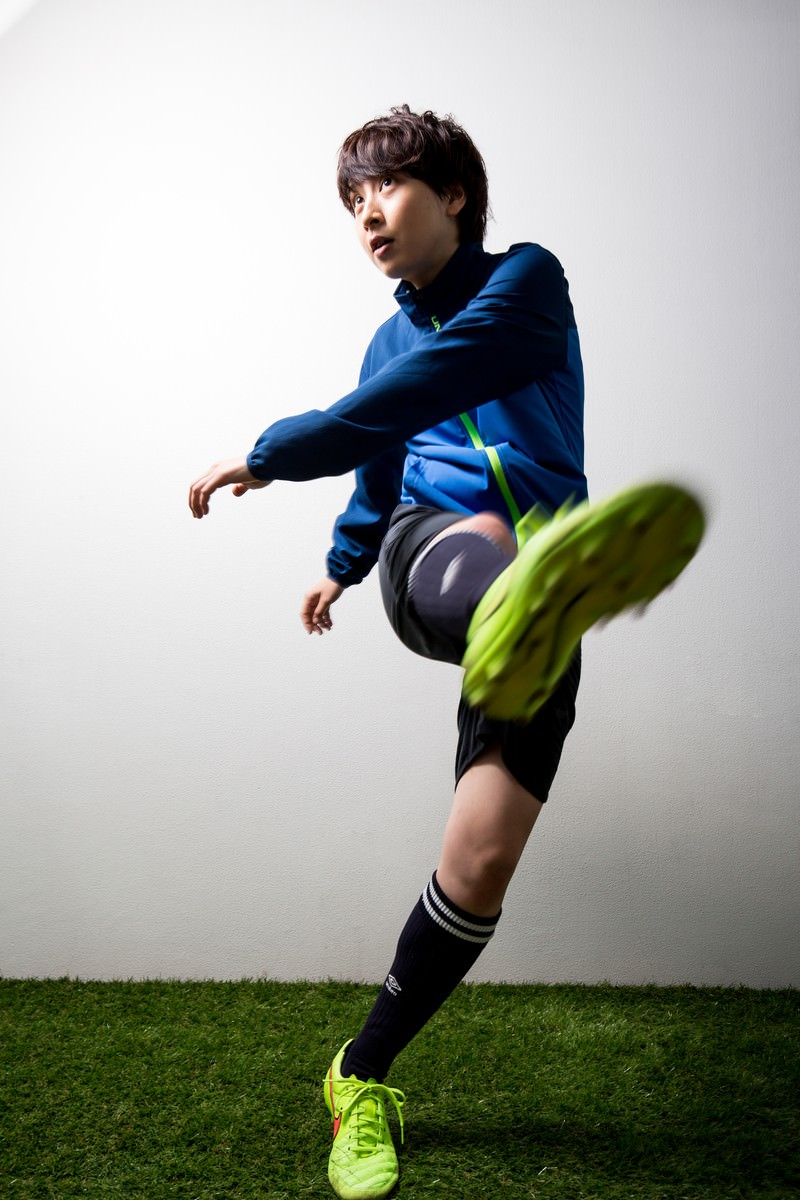
#> input picture sample.jpg, 800 x 1200 px
$ jupyter execute --allow-errors test.ipynb
#> lines starting #> are read from the running program, lines starting #| are printed output that depends on the picture; after the words box and inside, x2 and y2 are one past the last pixel; in counts of white or black regions, pixels touching at a corner belong together
[cell 1]
from PIL import Image
import matplotlib.pyplot as plt
import numpy as np
import cv2
import os

#> (the rest of this cell did not finish here and is left out)

[cell 2]
filepath_img = "dataset\images\sample.jpg"
dir_images, filename = os.path.split(filepath_img)
filename_body, _ = os.path.splitext(filename)
dataset_dir, _ = os.path.split(dir_images)
filepath_label = os.path.join(dataset_dir, "labels", filename_body+".txt")

print(filepath_img)
print(dir_images)
print(filename)
print(filename_body)
print(dataset_dir)
print(filepath_label)

[cell 3]
filepath_label = os.path.join(dataset_dir, "labels", filename+".txt")
print(filepath_label)

[cell 4]
dateset_dir, _ = os.path.split(dir_images)

[cell 5]
filename_body, _ = os.path.splitext(filename)

#> (a cell that did not finish here is left out)

[cell 7]
# Keypoint画像を作成
def generate_keypoint_img(img_pic, points_dict):
    img_keypoints = np.zeros(img_pic.shape, dtype="uint8")

    for key, value in points_dict.items():
        if value["visibility"] != 0:
            if value["visibility"] == 2:
                thickness = -1
                img_keypoints = cv2.circle(
                                    img_keypoints,
                                    value["xy"],
                                    radius=25,
                                    color = (255,255,255),
                                    thickness=thickness)
            else:
                thickness = 3
            img_keypoints = cv2.circle(
                                    img_keypoints,
                                    value["xy"],
                                    radius=15,
                                    color = (255,0,0),
                                    thickness=thickness)

    return img_keypoints

[cell 8]
# 写真の上にキーポイントを重ね合わせる
def draw_keypoints_on_picture(img_pic, img_keypoints):
    mask = ~(img_keypoints == 0).all(axis=2)
    # img1の上にimg2を重ねる
    img_result = img_pic.copy()
    img_result[mask] = img_keypoints[mask]
    return img_result

[cell 9]
def generate_dummy_keypoints():

    points_dict = {
        1: {"label":"nose", "xy":(0,0), "visibility":2},
        2: {"label":"left_eye", "xy":(0,0), "visibility":2},
        3: {"label":"right_eye", "xy":(0,0), "visibility":2},
        4: {"label":"left_ear", "xy":(0,0), "visibility":2},
        5: {"label":"right_ear", "xy":(0,0), "visibility":2},
        6: {"label":"left_shoulder","xy":(0,0), "visibility":2},
        7: {"label":"right_shoulder","xy":(0,0), "visibility":2},
        8: {"label":"left_elbow","xy":(0,0), "visibility":2},
        9: {"label":"right_elbow","xy":(0,0), "visibility":2},
        10: {"label":"left_wrist","xy":(0,0), "visibility":2},
        11: {"label":"right_wrist","xy":(0,0), "visibility":2},
        12: {"label":"left_hip","xy":(0,0), "visibility":2},
        13: {"label":"right_hip","xy":(0,0), "visibility":2},
        14: {"label":"left_knee","xy":(0,0), "visibility":2},
        15: {"label":"right_knee","xy":(0,0), "visibility":2},
        16: {"label":"left_ankle","xy":(0,0), "visibility":2},
        17: {"label":"right_ankle", "xy":(0,0), "visibility":2}
    }

    for i in range(17):
        x = np.random.randint(300)
        y = np.random.randint(1000)
        points_dict[i+1]["xy"] = (x,y)
        points_dict[i+1]["visibility"] = np.random.randint(3)

    return points_dict

[cell 10]
# テスト
img_pic= np.array(Image.open("sample.jpg"))
#> img_pic is the input picture: shape (1200, 800, 3); mean R, G, B 154.9, 158.4, 150.1

points = generate_dummy_keypoints()
img_keypoints = generate_keypoint_img(img_pic, points)
#> after the loop in generate_keypoint_img, `for key, value in points_dict.items():`:
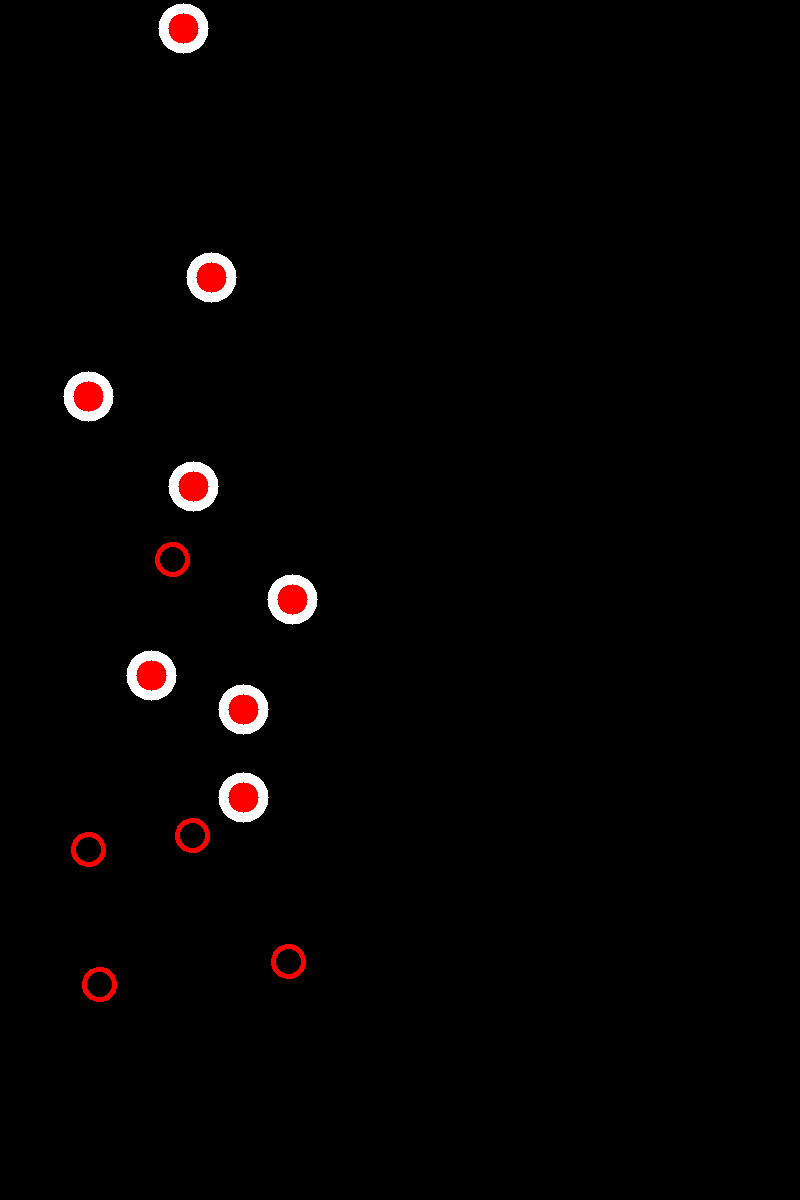
#> img_keypoints: shape (1200, 800, 3); mean of channels 0, 1, 2 4.8, 2.7, 2.7; drawn as R, G, B
img_result = draw_keypoints_on_picture(img_pic, img_keypoints)
#> in draw_keypoints_on_picture, `mask = ~(img_keypoints == 0).all(axis=2)`:
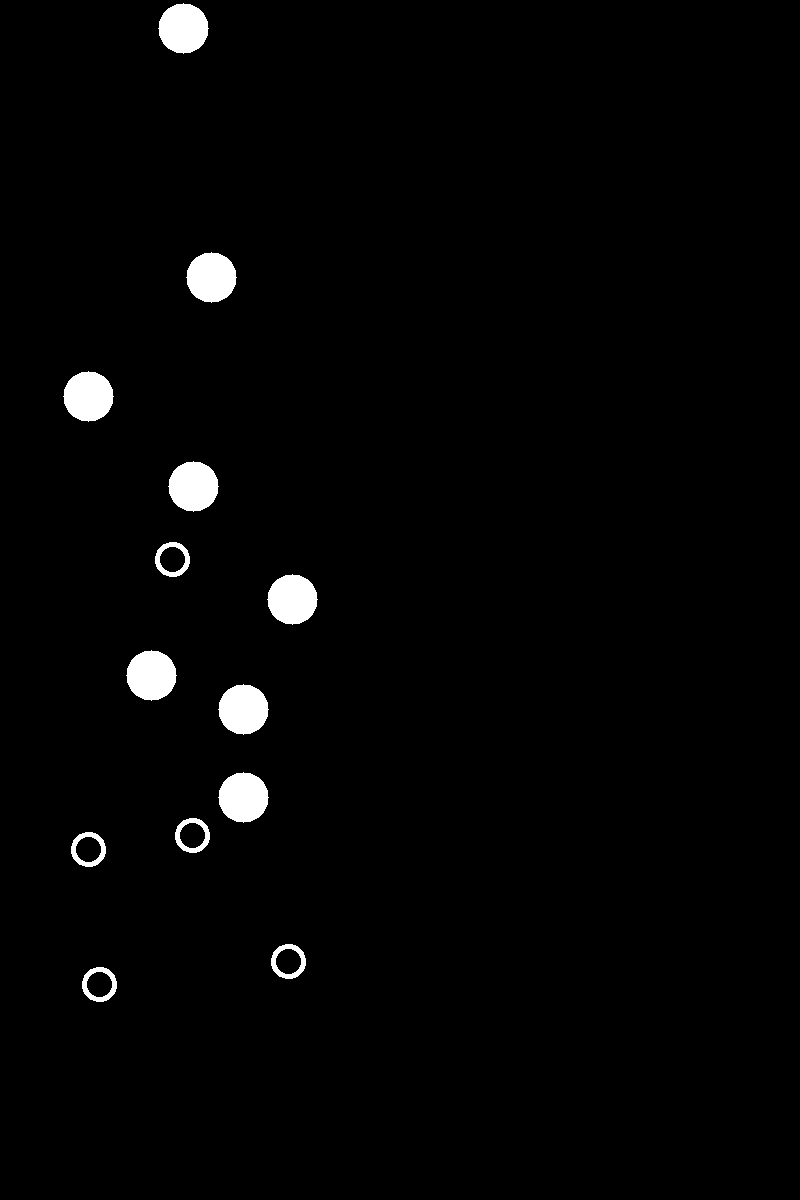
#> mask: shape (1200, 800) bool; 1.9% white; 13 white regions, largest, box (x1, y1, x2, y2) and area: (158, 3, 209, 54) 1961, (186, 252, 237, 303) 1961, (63, 371, 114, 422) 1961
#> in draw_keypoints_on_picture, `img_result[mask] = img_keypoints[mask]`:
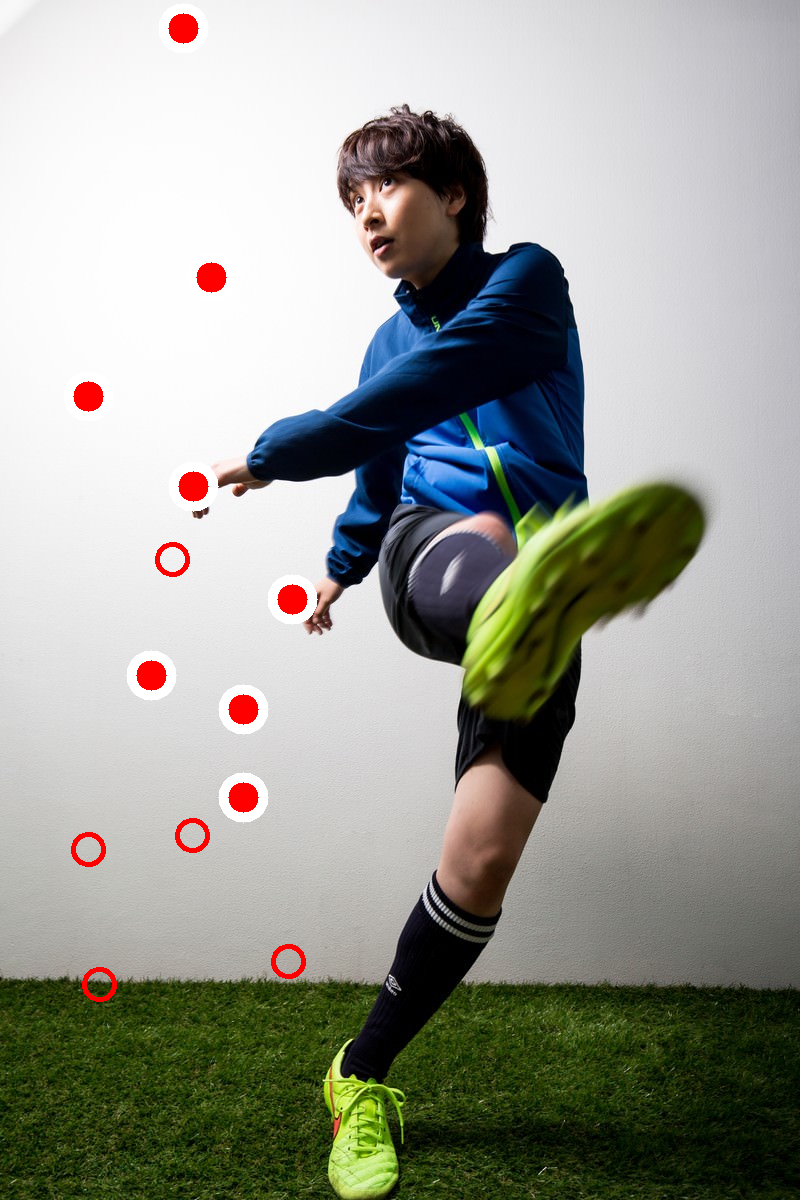
#> img_result: shape (1200, 800, 3); 1.88% of pixels changed, all inside (x1, y1, x2, y2) = (63, 3, 318, 1002)

plt.figure(figsize=(10, 5))
plt.subplot(1, 3, 1)
plt.imshow(img_pic)

plt.subplot(1,3,2)
plt.imshow(img_keypoints)

plt.subplot(1,3,3)
plt.imshow(img_result)
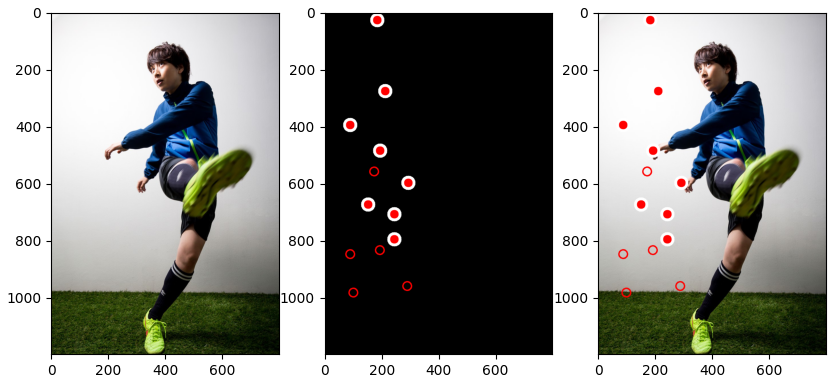
#> figure drawn by matplotlib, 3 panels

[cell 11]
points_dict = {
    1: {"label":"nose", "xy":(0,0), "visibility":2},
    2: {"label":"left_eye", "xy":(0,0), "visibility":2},
    3: {"label":"right_eye", "xy":(0,0), "visibility":2},
    4: {"label":"left_ear", "xy":(0,0), "visibility":2},
    5: {"label":"right_ear", "xy":(0,0), "visibility":2},
    6: {"label":"left_shoulder","xy":(0,0), "visibility":2},
    7: {"label":"right_shoulder","xy":(0,0), "visibility":2},
    8: {"label":"left_elbow","xy":(0,0), "visibility":2},
    9: {"label":"right_elbow","xy":(0,0), "visibility":2},
    10: {"label":"left_wrist","xy":(0,0), "visibility":2},
    11: {"label":"right_wrist","xy":(0,0), "visibility":2},
    12: {"label":"left_hip","xy":(0,0), "visibility":2},
    13: {"label":"right_hip","xy":(0,0), "visibility":2},
    14: {"label":"left_knee","xy":(0,0), "visibility":2},
    15: {"label":"right_knee","xy":(0,0), "visibility":2},
    16: {"label":"left_ankle","xy":(0,0), "visibility":2},
    17: {"label":"right_ankle", "xy":(0,0), "visibility":2}
}

[cell 12]
def generate_dummy_keypoints():

    points_dict = {
        1: {"label":"nose", "xy":(0,0), "visibility":2},
        2: {"label":"left_eye", "xy":(0,0), "visibility":2},
        3: {"label":"right_eye", "xy":(0,0), "visibility":2},
        4: {"label":"left_ear", "xy":(0,0), "visibility":2},
        5: {"label":"right_ear", "xy":(0,0), "visibility":2},
        6: {"label":"left_shoulder","xy":(0,0), "visibility":2},
        7: {"label":"right_shoulder","xy":(0,0), "visibility":2},
        8: {"label":"left_elbow","xy":(0,0), "visibility":2},
        9: {"label":"right_elbow","xy":(0,0), "visibility":2},
        10: {"label":"left_wrist","xy":(0,0), "visibility":2},
        11: {"label":"right_wrist","xy":(0,0), "visibility":2},
        12: {"label":"left_hip","xy":(0,0), "visibility":2},
        13: {"label":"right_hip","xy":(0,0), "visibility":2},
        14: {"label":"left_knee","xy":(0,0), "visibility":2},
        15: {"label":"right_knee","xy":(0,0), "visibility":2},
        16: {"label":"left_ankle","xy":(0,0), "visibility":2},
        17: {"label":"right_ankle", "xy":(0,0), "visibility":2}
    }

    for i in range(17):
        x = np.random.randint(300)
        y = np.random.randint(1000)
        points_dict[i+1]["xy"] = (x,y)
        points_dict[i+1]["visibility"] = np.random.randint(3)

    return points_dict

[cell 13]
print(generate_dummy_keypoints())
